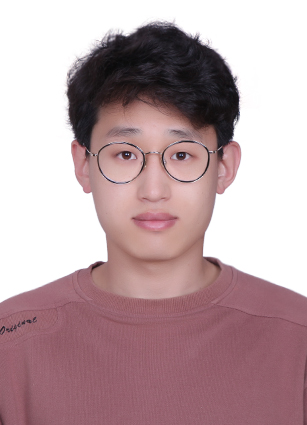
#> input picture ImageProcess/InformationSecurity/final_assignment/images/liwenpeng.jpeg, 307 x 425 px, found by its file name
$ python test6.py
#> lines starting #> are read from the running program, lines starting #| are printed output that depends on the picture; after the words box and inside, x2 and y2 are one past the last pixel; in counts of white or black regions, pixels touching at a corner belong together
import numpy as np
from skimage import io, feature, util, filters, color, morphology, data
from matplotlib import pyplot as plt
from scipy import ndimage as ndi
from PIL import Image

img2 = io.imread('/Users/lee/Desktop/liwenpeng.jpeg')
#> img2 is the input picture: shape (425, 307, 3); mean R, G, B 185.7, 160.8, 164.7

# img = ndi.rotate(img, 15)
# img = util.random_noise(img, mode="speckle", mean=0.1)

img = color.rgb2gray(img2)
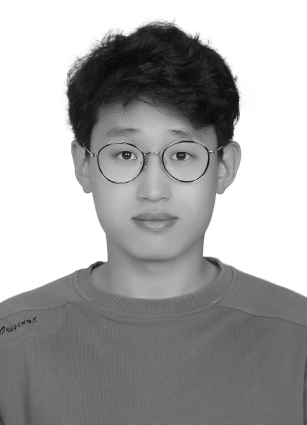
#> img: shape (425, 307) float64; min 0.0353, max 1, mean 0.652

for x in range(img.shape[0]):
    for y in range(img.shape[1]):
        if img[x][y] > 20:
            pass

a = data.horse()
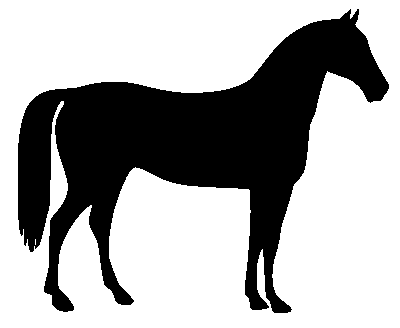
#> input picture skimage.data.horse(), 400 x 328 px
#> a is the input picture: shape (328, 400) bool; 66.9% white; 1 black region, box (x1, y1, x2, y2) and area: (18, 9, 389, 313) 43412
b = a != True
print(a[b])
#> (printed output is left out)

img1 = util.invert(img)
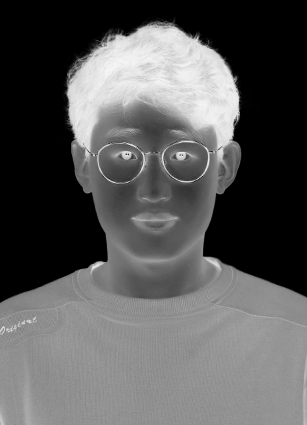
#> img1: shape (425, 307) float64; min 0, max 0.965, mean 0.348
# img3 = morphology.convex_hull_image(img1)


edg = feature.canny(img, sigma=2)
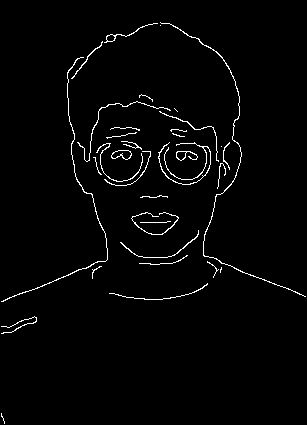
#> edg: shape (425, 307) bool; 2.1% white in thin lines or dots

fig, ax = plt.subplots(nrows=2, ncols=1)
ax[0].imshow(edg, cmap="gray")
# ax[1].imshow(img3, cmap=plt.cm.gray)

# ax.imshow(img)
plt.tight_layout()
plt.show()
